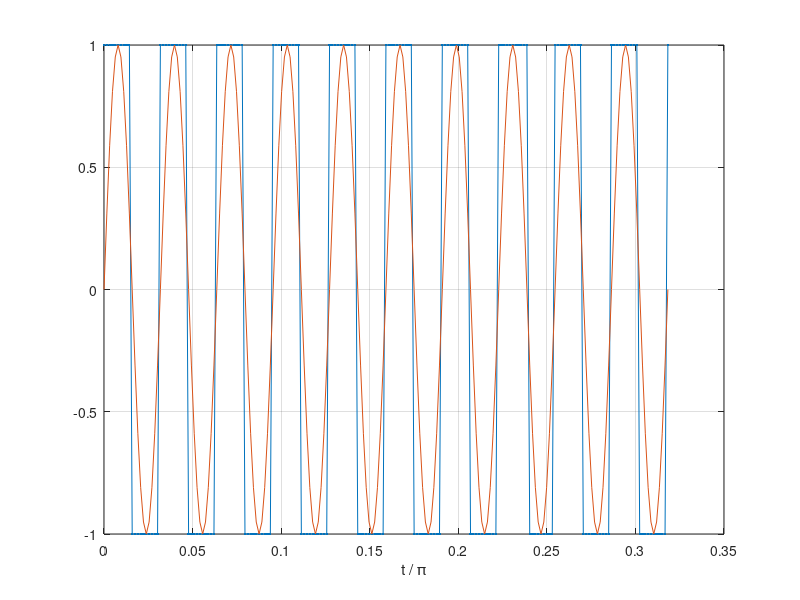

Here is the MATLAB script that generated this plot: (Note: this script raises an error after producing the figure.)
%%Signal Processing
%% 
%Square wave Fourier Transform

fs = 200;
t = 0:1/fs:1;
f = 10;
x = square(2*pi*t*f);
L = length(x);
% nfft = 1024;
plot(t/pi,x,'.-',t/pi,sin(2*pi*t*f))
xlabel('t / \pi')
grid on
y = fft(x, nfft);
y = y(1:nfft/2);
power = abs(y/L);   % power spectrum  
power(2:end-1) = 2*power(2:end-1);
freq = (0:nfft/2-1)*fs/nfft;
figure(2);
plot(freq, power);
title('FFT of square wave');
xlabel('Frequency (Hz)');
ylabel('Power');

%% 
% Triangle wave Fourier Transform
fs = 200;
t = 0:1/fs:1;
f = 5;
x = sawtooth(2*pi*t*f, 0.5);
L = length(x);
nfft = 1024;
plot(t/pi,x,'.-')
xlabel('t / \pi')
grid on
y = fft(x, nfft);
y = y(1:nfft/2);
power = abs(y/L);   % power spectrum  
power(2:end-1) = 2*power(2:end-1);
freq = (0:nfft/2-1)*fs/nfft;
figure(2);
plot(freq, power);
title('FFT of Triangle wave');
xlabel('Frequency (Hz)');
ylabel('Power');
%% 
%Non-Periodic Chirp & Spectrogram
nfft = 1024;
fs = 500;
t = 0:1/1e3:10;
x = chirp(t,0,1,250);
plot(t, x);

y = fft(x, nfft);
y = y(1:nfft/2);
freq = (0:nfft/2-1)*fs/nfft;
power = abs(y);
plot(freq, power);
spectrogram(x,256,250,256,1e3,'yaxis')

%% 
% Gaussian Noise 
fs = 200;
t = 0:1/fs:1;
f = 5;
x = sawtooth(2*pi*t*f, 0.5);
y = awgn(x,10,'measured');
plot(t,x, t, y)
legend('Original Signal','Signal with AWGN')

%% 
%signal synthesis
fs = 200;
nfft = 1000;
t = 0:1/fs:10;
omega_1 = 2*pi;
amp1 = 2;
omega_2 = 5*pi;
amp2 = 1;
signal1 = amp1*sin(omega_1*t);
signal2 = amp2*sin(omega_2*t);
signal = signal1 + signal2;
h = hamming(length(signal));
signal = signal .* transpose(h);
plot(t, signal)
y = fft(signal, nfft);
y = y(1:nfft/2);
freq = (0:nfft/2-1)*fs/nfft;
power = abs(y);
stem(freq, power);
%% 
% Inverse Fourier Transform
a = ifft(fft(signal,nfft));
plot(t(1:nfft), signal(1:nfft), 'b*', t(1:nfft), a, 'r-')
%% 
% Complex signal
fs = 200;
f1 = 3;
f2 = 8;
amp1 = 1;
amp2 = 0.6;
t = 0:1/fs:10;
y1 = amp1* exp(1j*f1*t);
y2 = amp2 * exp(1j*f2*t);
y = y1 + y2;
plot(t, real(y), t, imag(y), t, abs(y))
%% 
% Square Signal
fs = 200;
t = 0:1/fs:10;
f = 1;
x = square(2*pi*t*f);
plot(t/pi,x,'.-',t/pi,sin(2*pi*t*f))
xlabel('t / \pi')
grid on
%% 
% Smoothing Square Signal with simple low pass filter
fs = 200;
t = 0:1/fs:10;
f = 1;
x = square(2*pi*t*f);
L = length(x);
nfft = 1024;
plot(t/pi,x,'.-',t/pi,sin(2*pi*t*f))
xlabel('t / \pi')
grid on

window = ones(1,5);
window = window ./ length(window);
finwindow = [window, zeros(1, length(x) - length(window))];
%prod = finwindow .* x;
rolled = finwindow;
smoothed = zeros(1, length(x));
S = length(smoothed);
for i = 1:length(x)
     smoothed(1, i) = smoothed(1, i) + sum(x .* rolled);
     rolled = circshift(rolled, 1);
end
plot(t, x, 'b-', t, smoothed, 'r-')

%%% Comparing ratio
y = fft(smoothed, nfft);
y = y(1:nfft/2);
power = abs(y/L);   % power spectrum  
power(2:end-1) = 2*power(2:end-1);
freq = (0:nfft/2-1)*fs/nfft;
k = fft(x, nfft);
k = k(1:nfft/2);
power2 = abs(k/L);
power2(2:end-1) = 2*power2(2:end-1);
plot(freq, power, 'b-', freq, power2, 'r-')
plot(freq, power2./power)
ratio = power2 ./ power;
plot(freq, ratio);
ratio = power ./ power2;
plot(freq, ratio, 'b-', freq, power2, 'r-', freq, power, 'g-');
%% 
%Convolution
fs = 200;
t = 0:1/fs:10;
f = 1;
x = square(2*pi*t*f);
L = length(x);
nfft = 1024;
plot(t/pi,x,'.-',t/pi,sin(2*pi*t*f))
xlabel('t / \pi')
grid on

window = ones(1,11);
window = window ./ length(window);
finwindow = [window, zeros(1, length(x) - length(window))];
convolved = conv(x, window, 'valid');
C = length(convolved);

%plot(t, x, 'b-', t, convolved, 'r-');

y = fft(convolved, nfft);
y = y(1:nfft/2);
power = abs(y/C);
power(2:end-1) = 2*power(2:end-1);
freq = (0:nfft/2-1)*fs/nfft;
k = fft(x, nfft);
k = k(1:nfft/2);
power2 = abs(k/L);
power2(2:end-1) = 2*power2(2:end-1);
plot(freq, power, 'b-', freq, power2, 'r-')
plot(freq, power2./power)
ratio = power2 ./ power;
plot(freq, ratio);
ratio = power ./ power2;
plot(freq, power2, 'r-', freq, power, 'g-');
figure
plot(freq, ratio, 'b-');

z = fft(finwindow, nfft);
z = z(1:nfft/2);
power3 = abs(z);
plot(freq, power3, freq, ratio);
%% 
% Gaussian window

fs = 200;
t = 0:1/fs:20;
f = 1;
x = square(2*pi*t*f);
L = length(x);
nfft = 1024;
plot(t/pi,x,'.-',t/pi,sin(2*pi*t*f))
xlabel('t / \pi')
grid on

G = 20;
window = gausswin(G);
window = window ./ sum(window);
convolved = conv(x, window, 'valid');
C = length(convolved);

%plot(t, x, 'b-', t, convolved, 'r-');

y = fft(convolved, nfft);
y = y(1:nfft/2);
power = abs(y/length(convolved));
freq = (0:nfft/2-1)*fs/nfft;
k = fft(x, nfft);
k = k(1:nfft/2);
power2 = abs(k/L);
plot(freq, power, 'b-', freq, power2, 'r-')
plot(freq, power2./power)
ratio = power2 ./ power;
plot(freq, ratio);
ratio = power ./ power2;
plot(freq, power2, 'r-', freq, power, 'g-');
figure
plot(freq, ratio, 'b-');

z = fft(window, nfft);
z = z(1:nfft/2);
power3 = abs(z);
plot(freq, power3, freq, ratio);

%% 
load handel; % the signal is in y and sampling freq in Fs
sound(y,Fs); pause(10); % Play the original sound
alpha = 0.9; D = 4196; % Echo parameters
b = [1,zeros(1,D),alpha]; % Filter parameters
x = filter(b,1,y); % Generate sound plus its echo
sound(x,Fs); pause(10); % Play sound with echo
w = filter(1,b,x);
sound(w, Fs)
